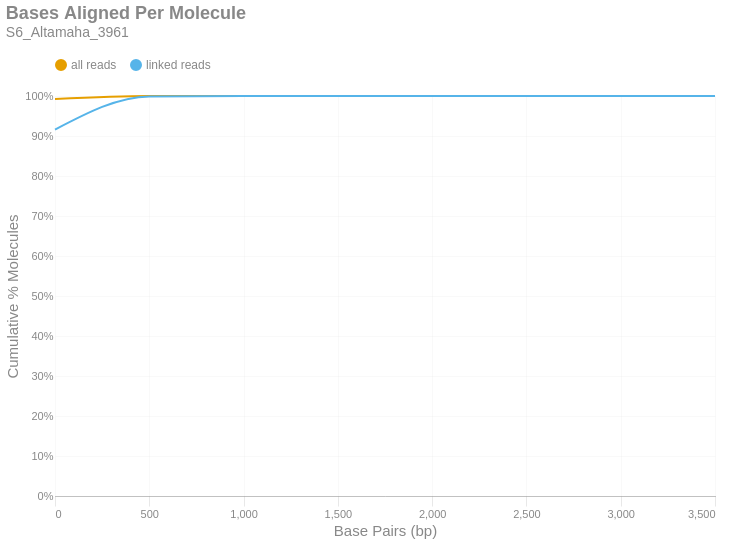

Notebook cell for this chart:
### Markdown cell above
### Bases Aligned Per Molecule
This is a cumulative frequency distribution showing the number of base pairs aligned per unique molecule. These data are shown in 500 bp bins. There are two distributions: one with `all reads` (yellow) and another with only `linked reads` (blue). The percent of molecules in the `linked reads` distribution is relative to the total number of linked molecules.

### Code cell
if SKIPLR:
    print_html(f"Skipped")
else:
    binned_df = consolidated_hist(valids['aligned_bp'], mask, 500, True)
    with SafeRender(binned_df):
        (
            density_plot(binned_df, 'Bases Aligned Per Molecule', samplename, 'basesper')
            .encode(
                x=alt.X('bin:Q', title="Base Pairs (bp)").axis(tickMinStep=500).scale(padding=0),
                y=alt.Y('value:Q', title='Cumulative % Molecules')
                    .axis(format='%')
                    .scale(domain = [0,1])
                    .stack(False),
                color=alt.Color("key:N").scale(domain = ["all reads", "linked reads"]),
                tooltip = [
                    alt.Tooltip("key:N", title = "Data Type"),
                    alt.Tooltip("range_label:N", title="Bases Aligned Per Molecule"),
                    alt.Tooltip("value:Q", format = ".2%", title="% Molecules (Cum.)")
                ]
            )
        ).display()

### Figure 1 — Vega-Lite specification as saved in the notebook (floating-point values rounded to 4 significant figures)
{"width": "container", "height": 400, "config": {"title": {"anchor": "start", "dy": -15, "fontSize": 18, "color": "#888888", "subtitleColor": "#888888", "subtitleFontSize": 14}, "arc": {"fill": "#0072B2"}, "axis": {"domainColor": "#888888", "domainWidth": 0.5, "gridWidth": 0.2, "grid": false, "titleFontWeight": 400, "titleFontSize": 15, "labelFontSize": 11, "labelColor": "#888888", "tickColor": "#888888", "tickWidth": 0.2, "titleColor": "#888888"}, "axisBand": {"grid": false}, "axisX": {"grid": true, "tickSize": 10, "domainCap": "round"}, "axisY": {"domain": false, "grid": true, "tickSize": 0, "domainCap": "round"}, "background": "transparent", "header": {"labelFontSize": 15, "labelColor": "#888888", "titleFontSize": 15, "titleFontWeight": 600, "titleColor": "#888888"}, "legend": {"labelFont": "sans-serif", "labelFontSize": 12, "labelColor": "#888888", "symbolSize": 100, "symbolType": "circle", "titleFontSize": 12, "titlePadding": 10, "titleColor": "#888888", "title": null, "orient": "top"}, "range": {"category": ["#E69F00", "#56B4E9", "#009E73", "#F0E442", "#0072B2", "#D55E00", "#CC79A7", "#000000"], "diverging": ["#cfe8f3", "#a2d4ec", "#73bfe2", "#46abdb", "#1696d2", "#12719e"]}, "area": {"fill": "#0072B2", "fillOpacity": 0.7, "line": true, "strokeOpacity": 0.7}, "line": {"color": "#0072B2", "stroke": "#0072B2", "strokeWidth": 2}, "trail": {"color": "#0072B2", "stroke": "#0072B2", "strokeWidth": 0, "size": 1}, "point": {"filled": true, "fillOpacity": 1.0, "size": 95}, "text": {"color": "#888888", "fontSize": 11, "align": "right", "fontWeight": 400, "size": 11}, "bar": {"fill": "#0072B2", "stroke": null}, "view": {"stroke": null, "continuousWidth": 660, "continuousHeight": 400}}, "data": {"name": "data-c863cf5032a9f75efd0d37cfc8cd573e"}, "mark": {"type": "line", "interpolate": "monotone", "point": {"opacity": 0, "size": 275}}, "encoding": {"color": {"field": "key", "scale": {"domain": ["all reads", "linked reads"]}, "type": "nominal"}, "tooltip": [{"field": "key", "title": "Data Type", "type": "nominal"}, {"field": "range_label", "title": "Bases Aligned Per Molecule", "type": "nominal"}, {"field": "value", "format": ".2%", "title": "% Molecules (Cum.)", "type": "quantitative"}], "x": {"axis": {"tickMinStep": 500}, "field": "bin", "scale": {"padding": 0}, "title": "Base Pairs (bp)", "type": "quantitative"}, "y": {"axis": {"format": "%"}, "field": "value", "scale": {"domain": [0, 1]}, "stack": false, "title": "Cumulative % Molecules", "type": "quantitative"}}, "params": [{"name": "param_c36ac31b6afebe62", "select": {"type": "point", "fields": ["key"]}, "bind": "legend"}], "title": {"text": "Bases Aligned Per Molecule", "subtitle": "S6_Altamaha_3961"}, "transform": [{"fold": ["all reads (cumsum)", "linked reads (cumsum)"]}, {"calculate": "replace(datum.key, ' (cumsum)', '')", "as": "key"}, {"filter": {"param": "param_c36ac31b6afebe62"}}], "usermeta": {"embedOptions": {"downloadFileName": "S6_Altamaha_3961.basesper"}}, "$schema": "https://vega.github.io/schema/vega-lite/v6.1.0.json", "datasets": {"data-c863cf5032a9f75efd0d37cfc8cd573e": [{"bin": "0.0", "interval": "0.0-500.0", "all reads": 0.9926, "linked reads": 0.916, "all reads (cumsum)": 0.9926, "linked reads (cumsum)": 0.916, "range_label": "0-499"}, {"bin": "500.0", "interval": "500.0-1000.0", "all reads": 0.007279, "linked reads": 0.08298, "all reads (cumsum)": 0.9999, "linked reads (cumsum)": 0.999, "range_label": "500-999"}, {"bin": "1000.0", "interval": "1000.0-1500.0", "all reads": 9.029e-05, "linked reads": 0.0009412, "all reads (cumsum)": 1.0, "linked reads (cumsum)": 0.9999, "range_label": "1000-1499"}, {"bin": "1500.0", "interval": "1500.0-2000.0", "all reads": 4.446e-06, "linked reads": 3.988e-05, "all reads (cumsum)": 1.0, "linked reads (cumsum)": 1.0, "range_label": "1500-1999"}, {"bin": "2000.0", "interval": "2000.0-2500.0", "all reads": 6.84e-07, "linked reads": 7.977e-06, "all reads (cumsum)": 1.0, "linked reads (cumsum)": 1.0, "range_label": "2000-2499"}, {"bin": "2500.0", "interval": "2500.0-3000.0", "all reads": 6.84e-07, "linked reads": 7.977e-06, "all reads (cumsum)": 1.0, "linked reads (cumsum)": 1.0, "range_label": "2500-2999"}, {"bin": "3000.0", "interval": "3000.0-3500.0", "all reads": 6.84e-07, "linked reads": 3.988e-06, "all reads (cumsum)": 1.0, "linked reads (cumsum)": 1.0, "range_label": "3000-3499"}, {"bin": "3500.0", "interval": "3500.0-4000.0", "all reads": 6.84e-07, "linked reads": 7.977e-06, "all reads (cumsum)": 1.0, "linked reads (cumsum)": 1.0, "range_label": "3500-3999"}]}}
